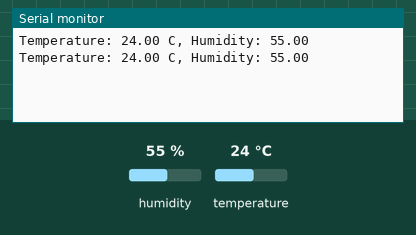
Recording of a sketch running on a simulated Arduino Uno, built with avr-gcc and run on an emulated ATmega328P. On the bench: the last lines printed to the serial monitor. Inputs (shaded band) come from the test bench; at power-on: humidity 55 %, temperature 24 °C.

Above: at 2.8 s.
2.9 s: humidity set to 22 %
At 5.2 s:
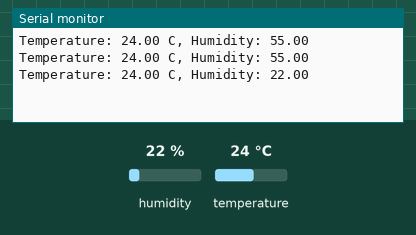
5.6 s: temperature set to 12 °C
At 7.1 s:
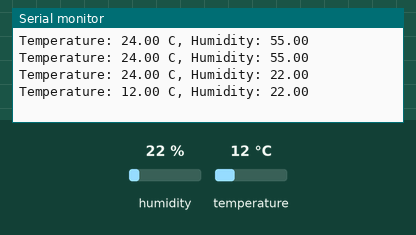
8.3 s: humidity set to 40 %
At 10.6 s:
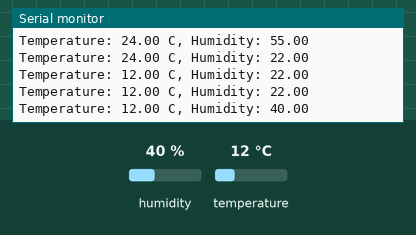
Timing chart, 0 to 12.1 s (numbered marks = the images above; inputs shaded):
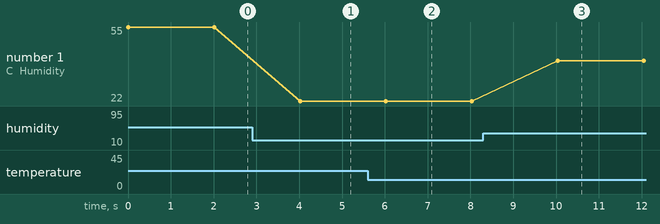

The sketch:

DHT22.ino
```cpp
#include <DHT.h>
#define PIN 4
DHT dht(PIN, DHT22);
void setup() { Serial.begin(115200); dht.begin(); }
void loop() {
  float t = dht.readTemperature(), h = dht.readHumidity();
  if (isnan(t) || isnan(h)) Serial.println("Sensor error");
  else { Serial.print("Temperature: "); Serial.print(t); Serial.print(" C, Humidity: "); Serial.println(h); }
  delay(2000);
}
```

Measured:
- after the input at 2.9 s, the serial monitor: prints a new line after 1.1 s (image 1)
- after the input at 5.6 s, the serial monitor: prints a new line after 0.42 s (image 2)
- after the input at 8.3 s, the serial monitor: prints a new line after 1.7 s (image 3)
- plotted number 1: 55 → 22 after the input at 2.9 s, 22 → 40 after the input at 8.3 s
